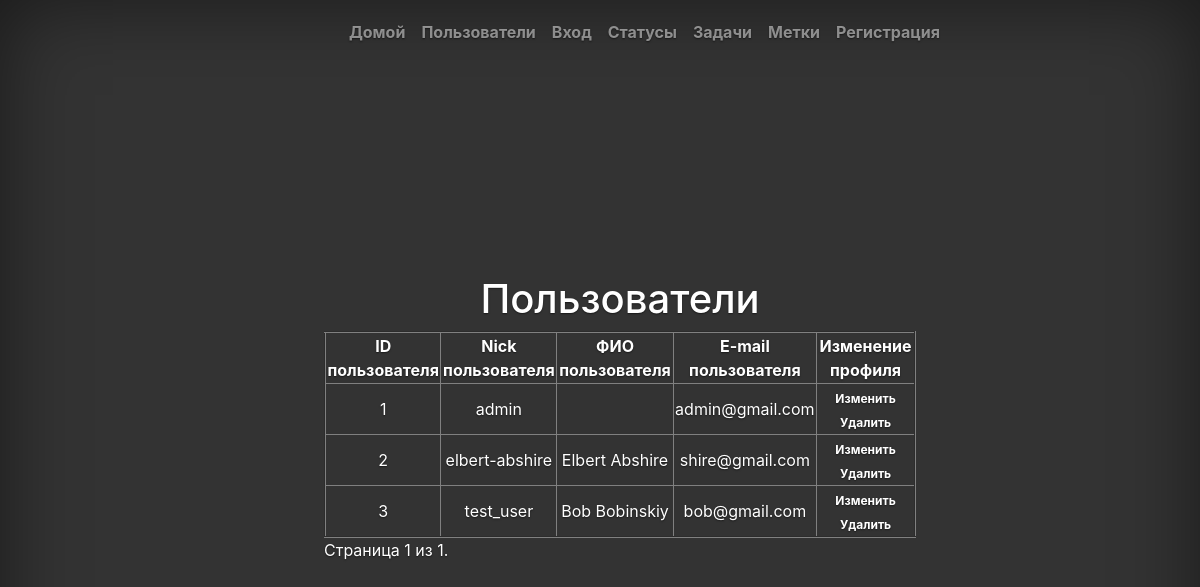
/users/, run on an earlier commit of the app's database.
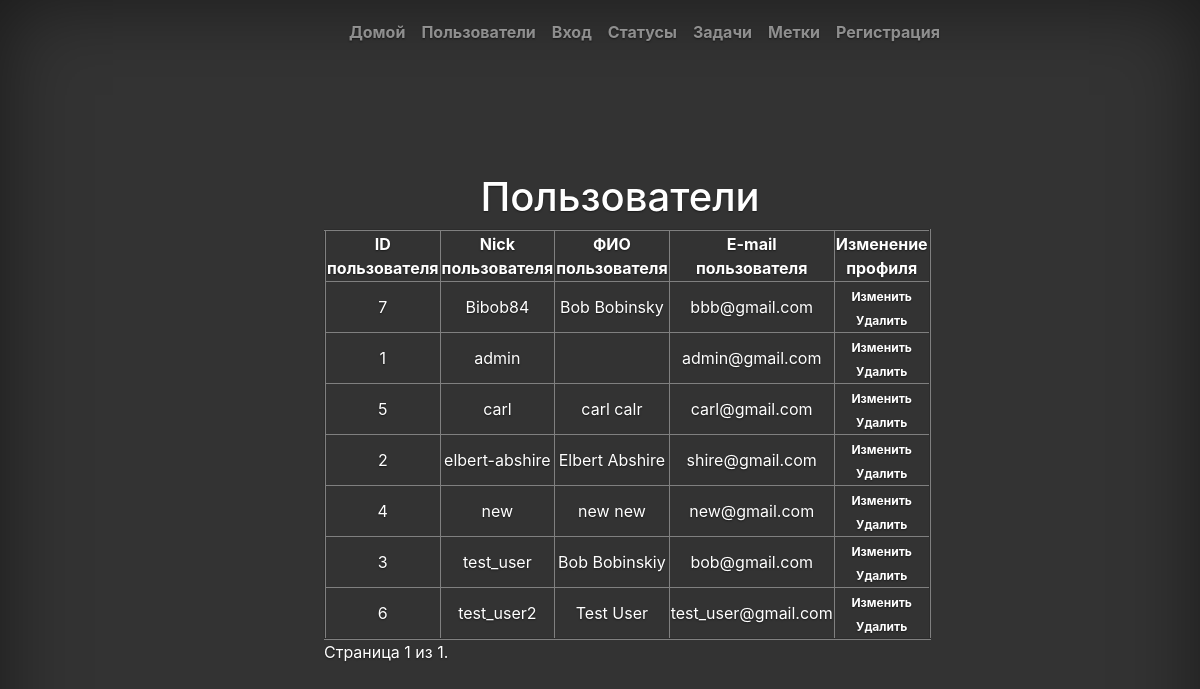
And on a later commit of the database.
### users/models.py (models this page shows, shortened)
class CustomUser(AbstractUser):
    class Meta():
        ordering = ['username']

### users/views.py (the view, shortened to what this page needs)
# urls.py: path('', views.ListUserView.as_view(), name='user_list'),
class ListUserView(generic.ListView):
    model = CustomUser
    paginate_by = 10
    template_name = 'user_index.html'

### users/templates/user_index.html (shortened to what this page needs)
{% extends 'index.html' %}
{% load bootstrap4 %}
{% load i18n %}
{% translate "previous" as previous %}
{% translate "next" as next %}
{% translate "last" as last %}
{% block welcome %}
<h1>Пользователи</h1>
<table border="2" align="center">
	<tr>
		<th>ID пользователя</th>
		<th>Nick пользователя</th>
		<th>ФИО пользователя</th>
		<th>E-mail пользователя</th>
		<th>Изменение профиля</th>
	</tr>
{% for user in object_list %}
	<tr>
		<td><a href={% url 'users:user' user.id %}>{{ user.id }}</a></td>
		<td><a href={% url 'users:user' user.id %}>{{ user.username }}</a></td>
		<td><a href={% url 'users:user' user.id %}>{{ user.first_name }} {{ user.last_name }}</a></td>
		<td><a href={% url 'users:user' user.id %}>{{ user.email }}</a></td>
		<td>
			<a class="badge badge-infop-2" href={% url 'users:update_user' user.id %}>Изменить</a>
			<a class="badge badge-infop-2" href={% url 'users:delete_user' user.id %}>Удалить</a>
		</td>
	</tr>
{% endfor %}
</table>
<div class="pagination">
    <span class="step-links">
	    <span class="current">
	        Страница {{ page_obj.number }} из {{ page_obj.paginator.num_pages }}.
	    </span>
    </span>
</div>
{% endblock %}

### task_manager/templates/index.html (shortened to what this page needs)
{% load static %}
{% load bootstrap4 %}
{% load i18n %}
<!doctype html>
<html lang="en">
  <head>
    <link href="{% static 'css/bootstrap.min.css'%}" rel="stylesheet">
    <link href="{% static 'css/cover.css'%}" rel="stylesheet">
  </head>
  <body class="text-center">
  <ul>
  </ul>
    <div class="cover-container d-flex h-100 p-3 mx-auto flex-column">
      <header class="masthead mb-auto">
        <div class="inner">
          <nav class="nav nav-masthead justify-content-center">
	        <a class="nav-link" href={% url 'home' %}>{% translate "Домой" %}</a>
	        <a class="nav-link" href={% url 'users:user_list' %}>{% translate "Пользователи" %}</a>
              {% block login_link %}
                {% if not user.is_authenticated %}
                    <a class="nav-link" href={% url 'login' %}>{% translate "Вход" %}</a>
                {% endif %}
              {% endblock login_link %}
        <a class="nav-link" href={% url 'statuses_list' %}>{% translate "Статусы" %}</a>
        <a class="nav-link" href={% url 'tasks:tasks_list' %}>{% translate "Задачи" %}</a>
        <a class="nav-link" href={% url 'labels_list' %}>{% translate "Метки" %}</a>
	    <a class="nav-link" href={% url 'users:create_user' %}>{% translate "Регистрация" %}</a>
          </nav>
        </div>
      </header>
      <main role="main" class="inner cover">
          {% block welcome %}{% endblock welcome %}
      </main>
    </div>
  </body>
</html>

### task_manager/static/css/cover.css (style rules this page uses)
a, a:focus, a:hover { color: #fff; }
html, body { height: 100%; background-color: #333; }
body { display: -ms-flexbox; display: -webkit-box; display: flex; -ms-flex-pack: center; -webkit-box-pack: center; justify-content: center; color: #fff; text-shadow: 0 .05rem .1rem rgba(0, 0, 0, .5); box-shadow: inset 0 0 5rem rgba(0, 0, 0, .5); }
.cover-container { max-width: 42em; }
.masthead { margin-bottom: 2rem; }
.nav-masthead .nav-link { padding: .25rem 0; font-weight: 700; color: rgba(255, 255, 255, .5); background-color: transparent; border-bottom: .25rem solid transparent; }
.nav-masthead .nav-link + .nav-link { margin-left: 1rem; }
@media (min-width: 48em) { .nav-masthead { float: right; } }
.cover { padding: 0 1.5rem; }

What changed in the data, as far as the page shows it:
added CustomUser: id "7", username "Bibob84", first_name "Bob", last_name "Bobinsky", email "bbb@gmail.com"
added CustomUser: id "5", username "carl", first_name "carl", last_name "calr", email "carl@gmail.com"
added CustomUser: id "4", username "new", first_name "new", last_name "new", email "new@gmail.com"
added CustomUser: id "6", username "test_user2", first_name "Test", last_name "User", email "test_user@gmail.com"
